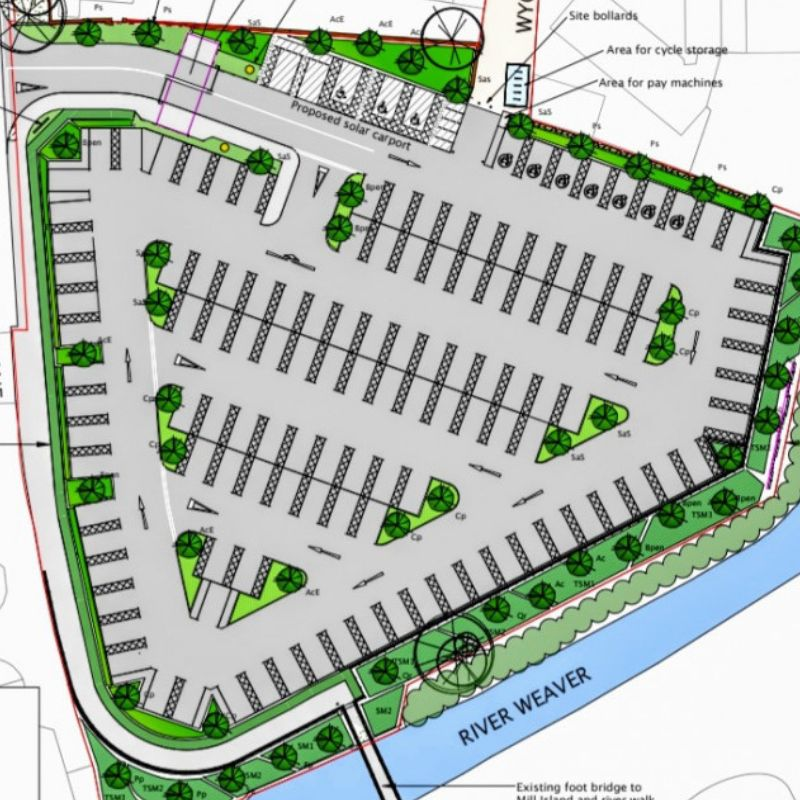
#> input picture world/parking.jpeg, 800 x 800 px
$ python color_th.py
#> lines starting #> are read from the running program, lines starting #| are printed output that depends on the picture; after the words box and inside, x2 and y2 are one past the last pixel; in counts of white or black regions, pixels touching at a corner belong together

import cv2 as cv
import numpy as np
from PIL import Image


img = Image.open('../world/parking.jpeg')
#> img is the input picture: PIL image 800x800 RGB; mean R, G, B 174.6, 184.9, 175.2
img = np.array(img)
blur = cv.blur(img,(5,5))
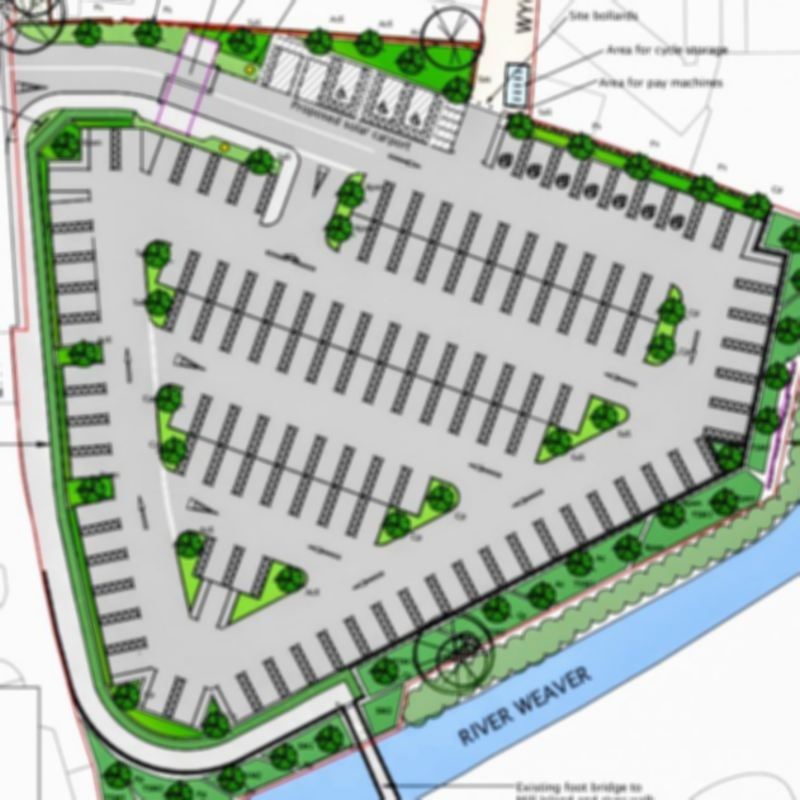
#> blur: shape (800, 800, 3); mean R, G, B 174.6, 184.9, 175.2
blur0 = cv.medianBlur(blur,5)
blur1 = cv.GaussianBlur(blur0,(5,5),0)
blur2 = cv.bilateralFilter(blur1,9,75,75)

low_th = np.array([180, 180, 180])
high_th = np.array([210, 210, 210])
mask = cv.inRange(blur2, low_th, high_th)
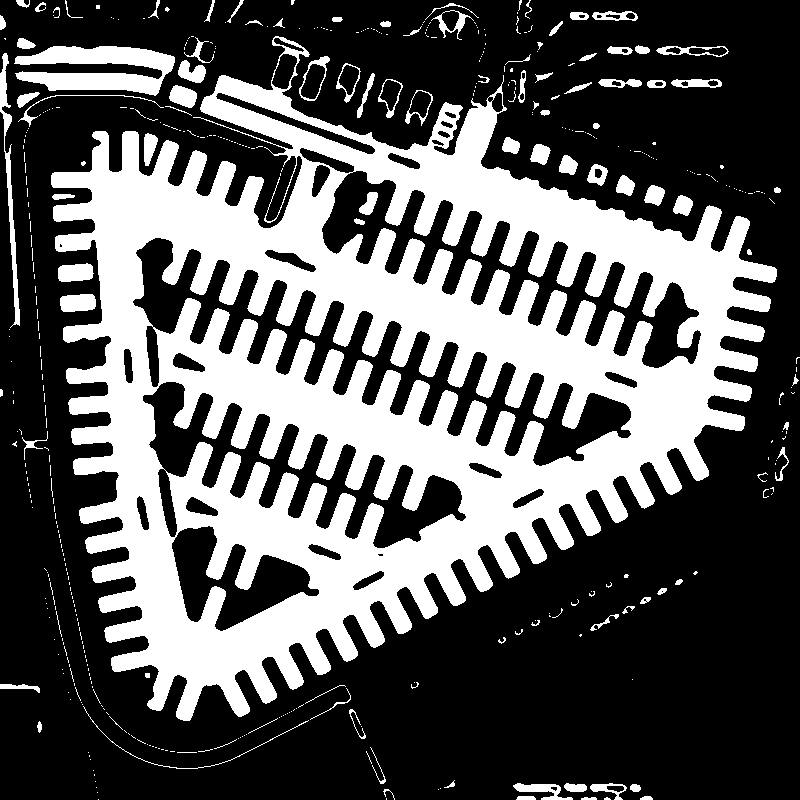
#> mask: shape (800, 800); 35.4% white; 455 white regions (355 under 20 px), largest, box (x1, y1, x2, y2) and area: (51, 36, 777, 721) 206508, (14, 46, 175, 96) 4762, (0, 53, 20, 328) 1298
res = cv.bitwise_and(img,img, mask= mask)
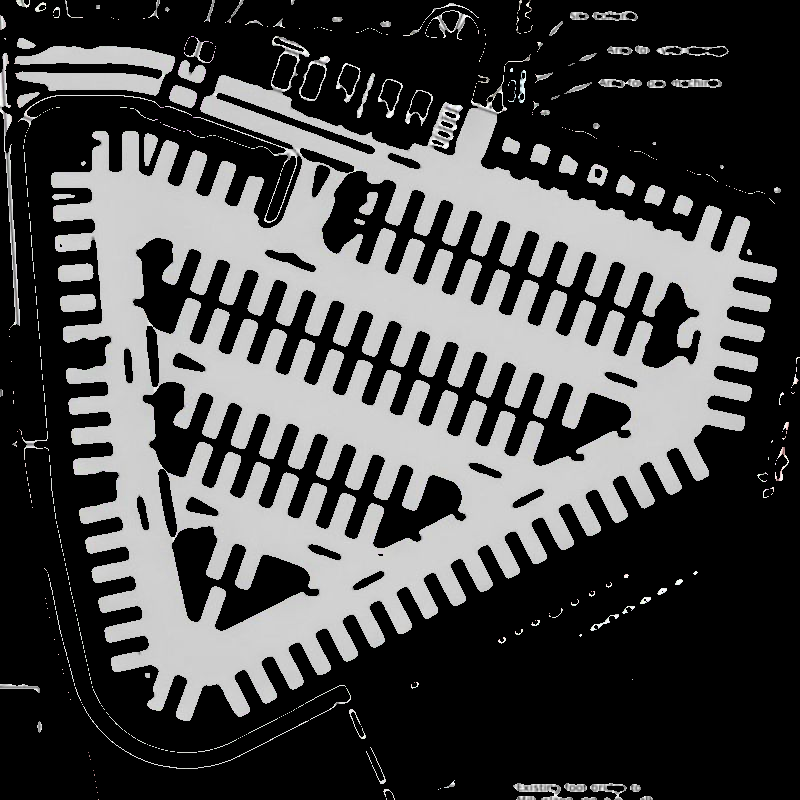
#> res: shape (800, 800, 3); mean R, G, B 72.8, 72.8, 72.7


step = 800//100
grid = []
for i in range(0, 800, step):
    grid_row = []
    for j in range(0, 800, step):
        tile = mask[i-step//2: i+step//2, j-step//2: j+step//2]
        grid_row.append(int(tile.mean() < 100))
    grid.append(grid_row)
#> after the loop, grid = 100 items

grid = np.array(grid)
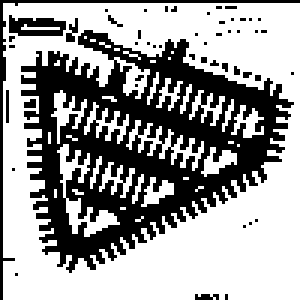
#> grid: shape (100, 100) int64 (shown 3 times larger); values 0 (black) and 1 (white), 61.6% white; 50 black regions (47 under 20 px), largest, box (x1, y1, x2, y2) and area: (7, 10, 98, 91) 3392, (0, 0, 100, 100) 217, (3, 5, 22, 12) 90

wg, hg = grid.shape
#> wg = 100; hg = 100
for i in range(wg):
    for j in range(hg):
        if not grid[i][j]:
            continue
        cv.circle(res,(j*8, i*8), 5, (0,0,255), 3)
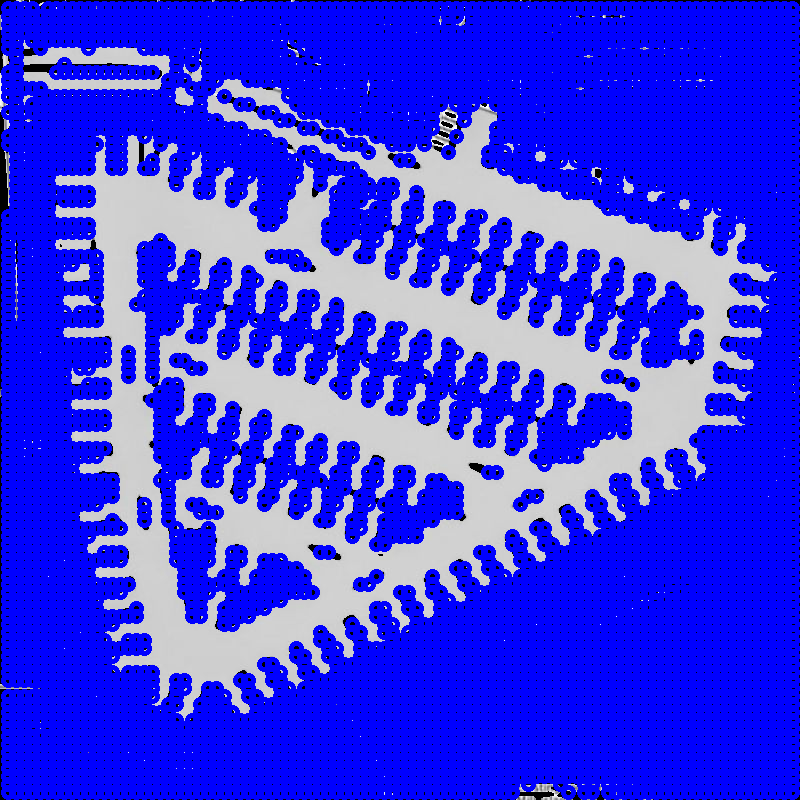
#> res: shape (800, 800, 3); mean R, G, B 53.8, 53.8, 234.3

cv.imshow("", res)
cv.waitKey(0)
cv.destroyAllWindows()

np.save("grid.npz", grid)
